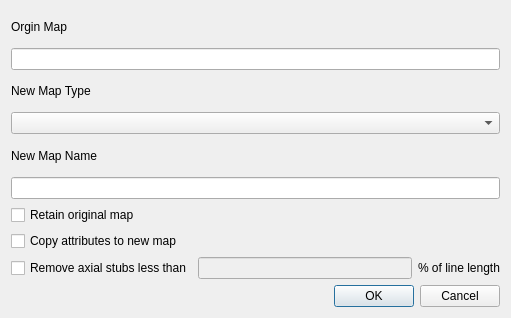
<?xml version="1.0" encoding="UTF-8"?>
<ui version="4.0">
 <class>CMakeLayerDlg</class>
 <widget class="QDialog" name="CMakeLayerDlg">
  <property name="geometry">
   <rect>
    <x>0</x>
    <y>0</y>
    <width>511</width>
    <height>318</height>
   </rect>
  </property>
  <property name="windowTitle">
   <string>Create New Map</string>
  </property>
  <layout class="QVBoxLayout">
   <item>
    <layout class="QVBoxLayout">
     <item>
      <widget class="QLabel">
       <property name="text">
        <string>Orgin Map</string>
       </property>
      </widget>
     </item>
     <item>
      <widget class="QLineEdit" name="c_origin">
       <property name="readOnly">
        <bool>true</bool>
       </property>
      </widget>
     </item>
    </layout>
   </item>
   <item>
    <layout class="QVBoxLayout">
     <item>
      <widget class="QLabel">
       <property name="text">
        <string>New Map Type</string>
       </property>
      </widget>
     </item>
     <item>
      <widget class="QComboBox" name="c_layer_type"/>
     </item>
    </layout>
   </item>
   <item>
    <layout class="QVBoxLayout">
     <item>
      <widget class="QLabel">
       <property name="text">
        <string>New Map Name</string>
       </property>
      </widget>
     </item>
     <item>
      <widget class="QLineEdit" name="c_layer_name"/>
     </item>
    </layout>
   </item>
   <item>
    <layout class="QVBoxLayout">
     <item>
      <widget class="QCheckBox" name="c_keeporiginal">
       <property name="text">
        <string>Retain original map</string>
       </property>
      </widget>
     </item>
     <item>
      <widget class="QCheckBox" name="c_push_values">
       <property name="text">
        <string>Copy attributes to new map</string>
       </property>
      </widget>
     </item>
     <item>
      <layout class="QHBoxLayout">
       <item>
        <widget class="QCheckBox" name="c_remove_stubs">
         <property name="text">
          <string>Remove axial stubs less than</string>
         </property>
        </widget>
       </item>
       <item>
        <widget class="QLineEdit" name="c_percentage">
         <property name="enabled">
          <bool>false</bool>
         </property>
        </widget>
       </item>
       <item>
        <widget class="QLabel" name="label_4">
         <property name="text">
          <string>% of line length</string>
         </property>
        </widget>
       </item>
      </layout>
     </item>
    </layout>
   </item>
   <item>
    <layout class="QHBoxLayout">
     <item>
      <spacer name="horizontalSpacer">
       <property name="orientation">
        <enum>Qt::Horizontal</enum>
       </property>
       <property name="sizeHint" stdset="0">
        <size>
         <width>40</width>
         <height>20</height>
        </size>
       </property>
      </spacer>
     </item>
     <item>
      <widget class="QPushButton" name="c_ok">
       <property name="text">
        <string>OK</string>
       </property>
      </widget>
     </item>
     <item>
      <widget class="QPushButton" name="c_cancel">
       <property name="text">
        <string>Cancel</string>
       </property>
      </widget>
     </item>
    </layout>
   </item>
  </layout>
 </widget>
 <resources/>
 <connections>
  <connection>
   <sender>c_layer_type</sender>
   <signal>currentIndexChanged(int)</signal>
   <receiver>CMakeLayerDlg</receiver>
   <slot>OnSelchangeLayerType(int)</slot>
   <hints>
    <hint type="sourcelabel">
     <x>167</x>
     <y>114</y>
    </hint>
    <hint type="destinationlabel">
     <x>196</x>
     <y>80</y>
    </hint>
   </hints>
  </connection>
  <connection>
   <sender>c_remove_stubs</sender>
   <signal>clicked(bool)</signal>
   <receiver>CMakeLayerDlg</receiver>
   <slot>OnRemoveStubs(bool)</slot>
   <hints>
    <hint type="sourcelabel">
     <x>103</x>
     <y>292</y>
    </hint>
    <hint type="destinationlabel">
     <x>64</x>
     <y>321</y>
    </hint>
   </hints>
  </connection>
  <connection>
   <sender>c_ok</sender>
   <signal>clicked()</signal>
   <receiver>CMakeLayerDlg</receiver>
   <slot>OnOK()</slot>
   <hints>
    <hint type="sourcelabel">
     <x>141</x>
     <y>344</y>
    </hint>
    <hint type="destinationlabel">
     <x>49</x>
     <y>344</y>
    </hint>
   </hints>
  </connection>
  <connection>
   <sender>c_cancel</sender>
   <signal>clicked()</signal>
   <receiver>CMakeLayerDlg</receiver>
   <slot>OnCancel()</slot>
   <hints>
    <hint type="sourcelabel">
     <x>250</x>
     <y>349</y>
    </hint>
    <hint type="destinationlabel">
     <x>315</x>
     <y>330</y>
    </hint>
   </hints>
  </connection>
 </connections>
 <slots>
  <slot>OnSelchangeLayerType(int)</slot>
  <slot>OnRemoveStubs(bool)</slot>
  <slot>OnOK()</slot>
  <slot>OnCancel()</slot>
 </slots>
</ui>
